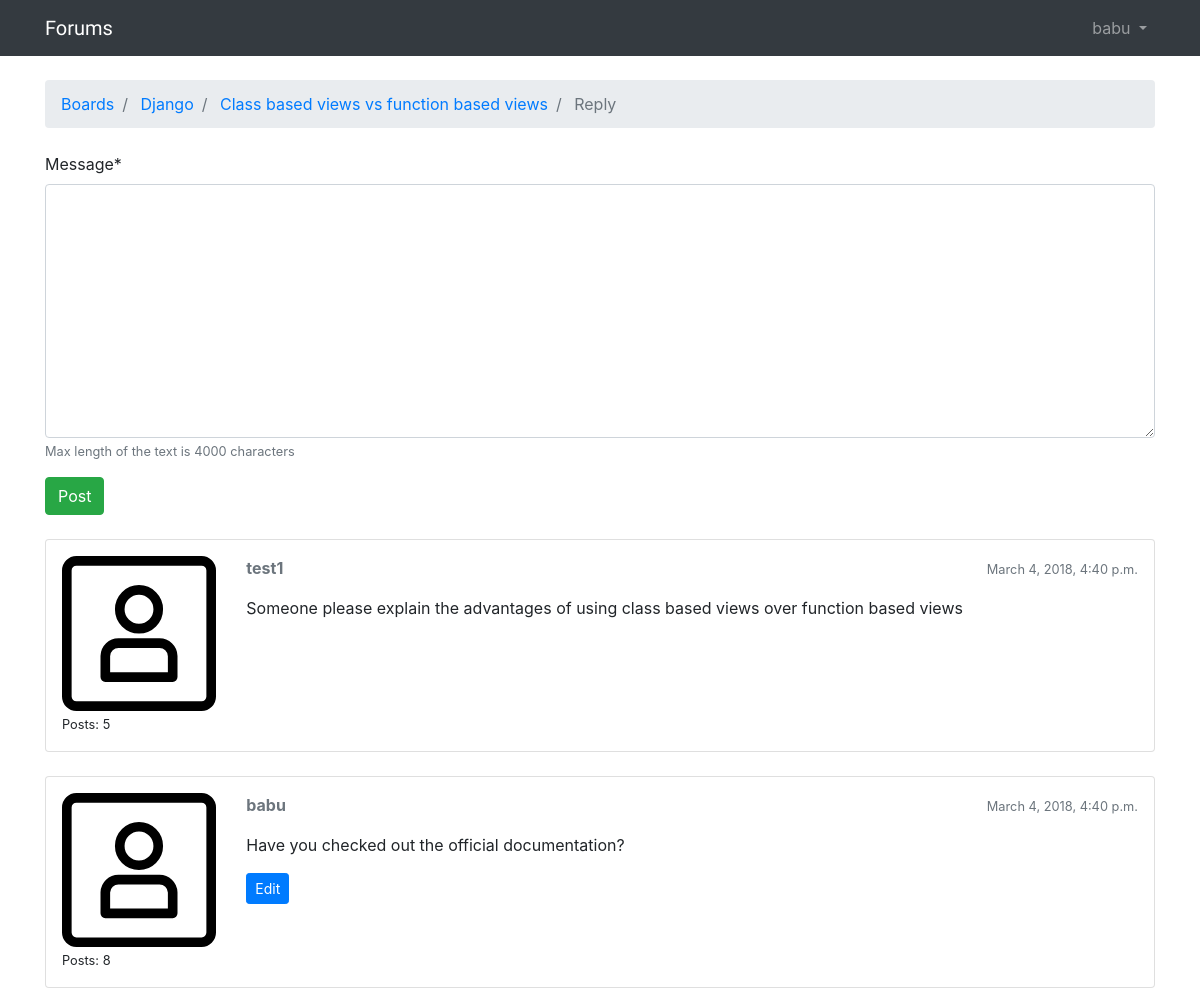
Page /boards/1/13/reply/ (signed in) on the committed database.
### users/models.py (models this page shows)
class CustomUser(AbstractUser):
    objects = CustomUserManager()

### forums/models.py (models this page shows, shortened)
class Topic(models.Model):
    subject = models.CharField(max_length=256)
    last_updated = models.DateTimeField(auto_now_add=True)
    board = models.ForeignKey(
        Board,
        on_delete=models.CASCADE,
        related_name='topics',
    )
    starter = models.ForeignKey(
        settings.AUTH_USER_MODEL,
        on_delete=models.CASCADE,
        related_name='topics',
    )
    def get_absolute_url(self):
        return reverse('topic_posts', kwargs={
            'pk': self.board.pk,
            'topic_pk': self.pk
        })

class Board(models.Model):
    name = models.CharField(max_length=30, unique=True)
    description = models.CharField(max_length=100)

class Post(models.Model):
    message = models.TextField(max_length=4000)
    topic = models.ForeignKey(
        Topic,
        on_delete=models.CASCADE,
        related_name='posts',
    )
    created_at = models.DateTimeField(auto_now_add=True)
    updated_at = models.DateTimeField(null=True)
    created_by = models.ForeignKey(
        settings.AUTH_USER_MODEL,
        on_delete=models.CASCADE,
        related_name='posts',
    )
    updated_by = models.ForeignKey(
        settings.AUTH_USER_MODEL,
        on_delete=models.CASCADE,
        null=True,
        related_name='+',
    )

### forums/views.py (the view)
# urls.py: path('boards/<int:pk>/<int:topic_pk>/reply/', views.reply_topic, name='reply_topic'),
@login_required
def reply_topic(request, pk, topic_pk):
    topic = get_object_or_404(Topic, board__pk=pk, pk=topic_pk)
    if request.method == 'POST':
        form = PostForm(request.POST)
        if form.is_valid():
            post = form.save(commit=False)
            post.topic = topic
            post.created_by = request.user
            post.save()
            return redirect('topic_posts', pk=pk, topic_pk=topic_pk)
    else:
        form = PostForm()
    context = {'topic': topic, 'form': form}
    return render(request, 'reply_topic.html', context)

### forums/forms.py
class PostForm(forms.ModelForm):
    class Meta:
        model = Post
        fields = ['message', ]
        help_texts = {'message': 'Max length of the text is 4000 characters'}

### templates/reply_topic.html (shortened to what this page needs)
{% extends 'base.html' %}
{% load static %}
{% block breadcrumb %}
<li class="breadcrumb-item">
    <a href="{% url 'home' %}">Boards</a>
</li>
<li class="breadcrumb-item">
    <a href="{% url 'board_topics' topic.board.pk %}">
        {{ topic.board.name }}
    </a>
</li>
<li class="breadcrumb-item">
    <a href="{{ topic.get_absolute_url }}">
        {{ topic.subject }}
    </a>
</li>
<li class="breadcrumb-item active">
    Reply
</li>
{% endblock %}
{% block content %}
{% load crispy_forms_tags %}
<form method="post" novalidate>
    {{ form|crispy }}
    <button type="submit" class="btn btn-success">Post</button>
</form>
{% for post in topic.posts.all %}
<div class="card mb-2 mt-4">
    <div class="card-body p-3">
        <div class="row">
            <div class="col-2">
                <img src="{% static 'img/avatar.svg' %}" alt="{{ post.created_by.username }}" class="w-100">
                <small>Posts: {{ post.created_by.posts.count }}</small>
            </div>
            <div class="col-10">
                <div class="row mb-3">
                    <div class="col-6">
                        <strong class="text-muted">{{ post.created_by.username }}</strong>
                    </div>
                    <div class="col-6 text-right">
                        <small class="text-muted">{{ post.created_at }}</small>
                    </div>
                </div>
                <p>{{ post.message }}</p>
                {% if post.created_by == user %}
                    <div class="mt-3">
                        <a href="#" class="btn btn-primary btn-sm" role="button">
                            Edit
                        </a>
                    </div>
                {% endif %}
            </div>
        </div>
    </div>
</div>
{% endfor %}
{% endblock %}

### templates/base.html (shortened to what this page needs)
<!doctype html>
<html lang="en">
<head>
    <link rel="stylesheet" href="https://maxcdn.bootstrapcdn.com/bootstrap/4.0.0/css/bootstrap.min.css"
>
    {% load static %}
    <link rel="stylesheet" href="{% static 'css/base.css' %}">
</head>
<body>
{% block body %}
<nav class="navbar navbar-expand-sm navbar-dark bg-dark">
    <div class="container">
        <a class="navbar-brand" href="{% url 'home' %}">
            Forums
        </a>
        <div class="collapse navbar-collapse" id="navbarSupportedContent">
            {% if user.is_authenticated %}
                <ul class="navbar-nav ml-auto">
                    <li class="nav-item dropdown">
                        <a class="nav-link dropdown-toggle" href="" id="userMenu" role="button"
                           data-toggle="dropdown" aria-haspopup="true" aria-expanded="false">
                            {{ user.username }}
                        </a>
                    </li>
                </ul>
            {% else %}
                <form class="form-inline ml-auto">
                    <a class="btn btn-outline-primary" href="{% url 'login' %}">Login</a>
                    <a class="btn btn-primary ml-2" href="{% url 'signup' %}">Signup</a>
                </form>
            {% endif %}
        </div>
    </div>
</nav>
<div class="container">
    <ol class="breadcrumb my-4">
        {% block breadcrumb %}
        {% endblock %}
    </ol>
    {% block content %}
    {% endblock %}
</div>
{% endblock body %}
</body>
</html>

### static/css/base.css (style rules this page uses)
.navbar-brand { font-family: 'Rock Salt', cursive; }

### rows in the picture
CustomUser: username "babu"
Topic: board.name "Django", subject "Class based views vs function based views"
Post: created_by.posts.count "5", created_by.username "test1", created_at "March 4, 2018, 4:40 p.m.", message "Someone please explain the advantages of using class based views over function based views"
Post: created_by.posts.count "8", created_by.username "babu", created_at "March 4, 2018, 4:40 p.m.", message "Have you checked out the official documentation?", shows "Edit"
